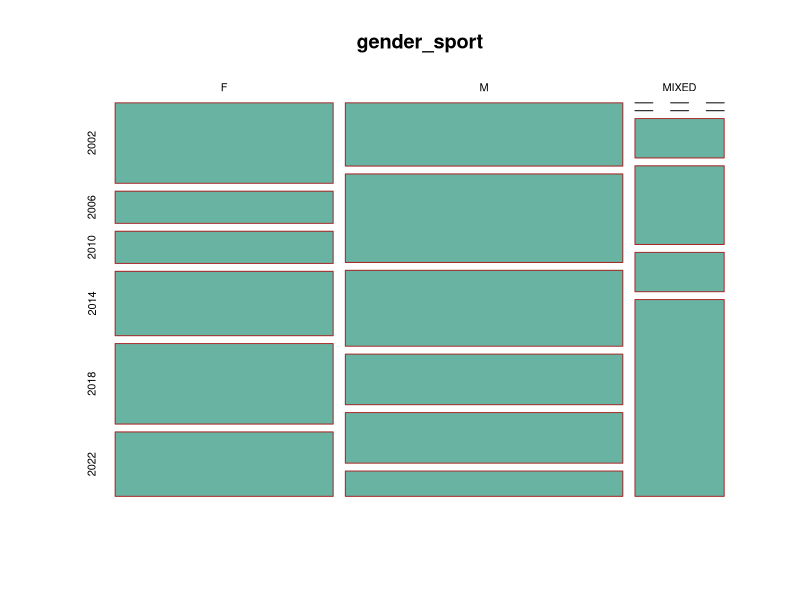
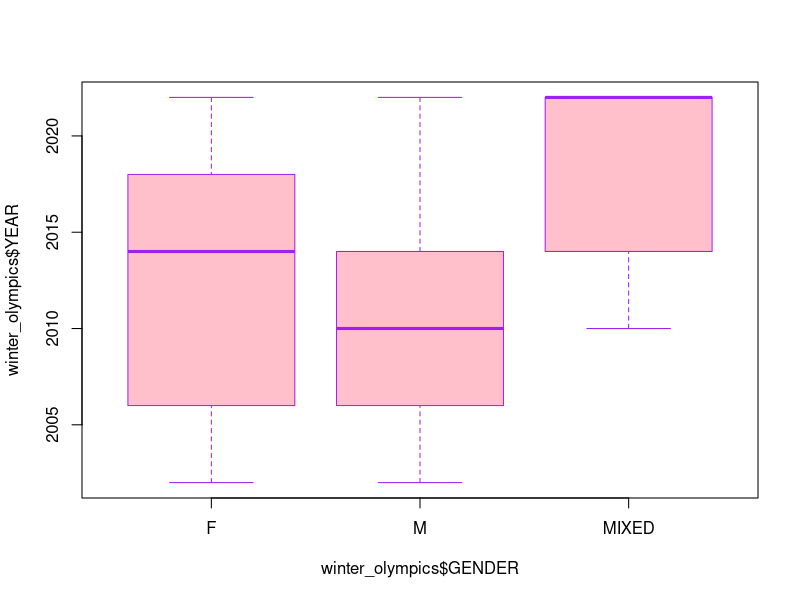
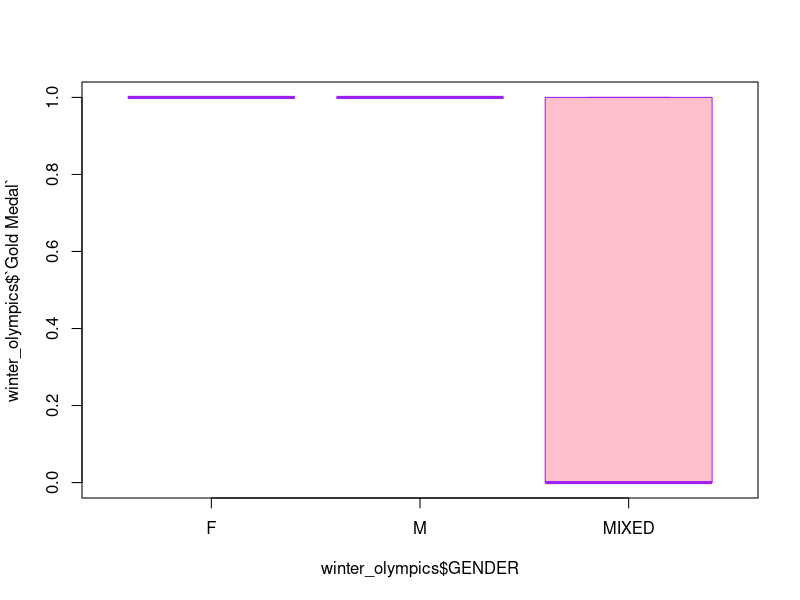
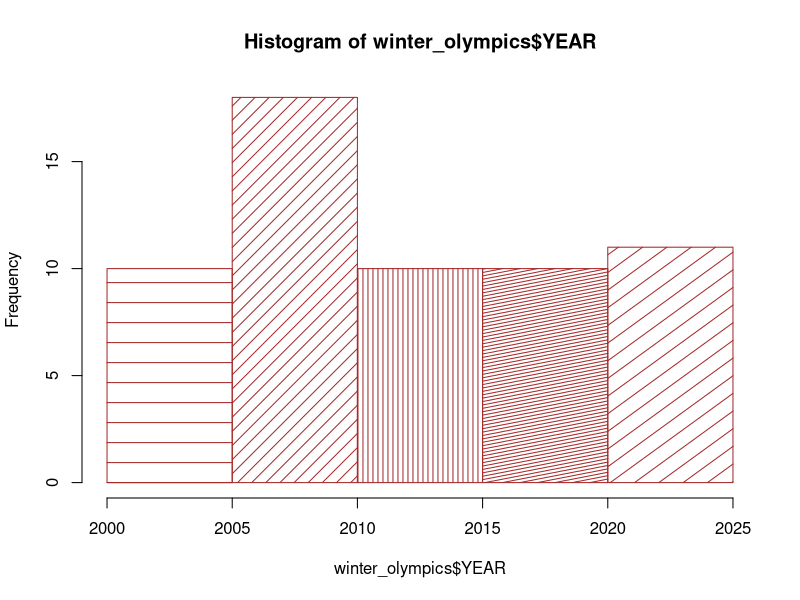

R code for these plots, in order:
## ---- chunk 1
library(readxl)
winter_olympics <- read_excel("winter olympics.xlsx")
## ---- chunk 2
names(winter_olympics)
## ---- chunk 3
table(winter_olympics$`Gold Medal`)
## ---- chunk 4
table(winter_olympics$WOMEN)
## ---- chunk 5
table(winter_olympics$MEN)
## ---- chunk 6
table(winter_olympics$WOMEN)/table(winter_olympics$`Gold Medal`)
## ---- chunk 7
table(winter_olympics$MEN)/table(winter_olympics$`Gold Medal`)
## ---- chunk 8
aggregate(`Gold Medal` ~ YEAR, data=winter_olympics, FUN=sum)
## ---- chunk 9
gender_sport <- table(winter_olympics$GENDER, winter_olympics$YEAR)
mosaicplot(gender_sport, border ="brown", col="#69b3a2")
## ---- chunk 10
boxplot(winter_olympics$YEAR ~ winter_olympics$GENDER, border= "purple", col="pink")
## ---- chunk 11
boxplot(winter_olympics$`Gold Medal` ~ winter_olympics$GENDER, border="purple", col="pink")
## ---- chunk 12
hist(winter_olympics$YEAR, density=c(5,10,20,30,7) , angle=c(0,45,90,11,36) , col="brown")
## ---- chunk 13
table(winter_olympics$YEAR)
## ---- chunk 14
library(tidyverse)
winter_olympics%>% group_by(SPORT)%>% summarise(n=n())
